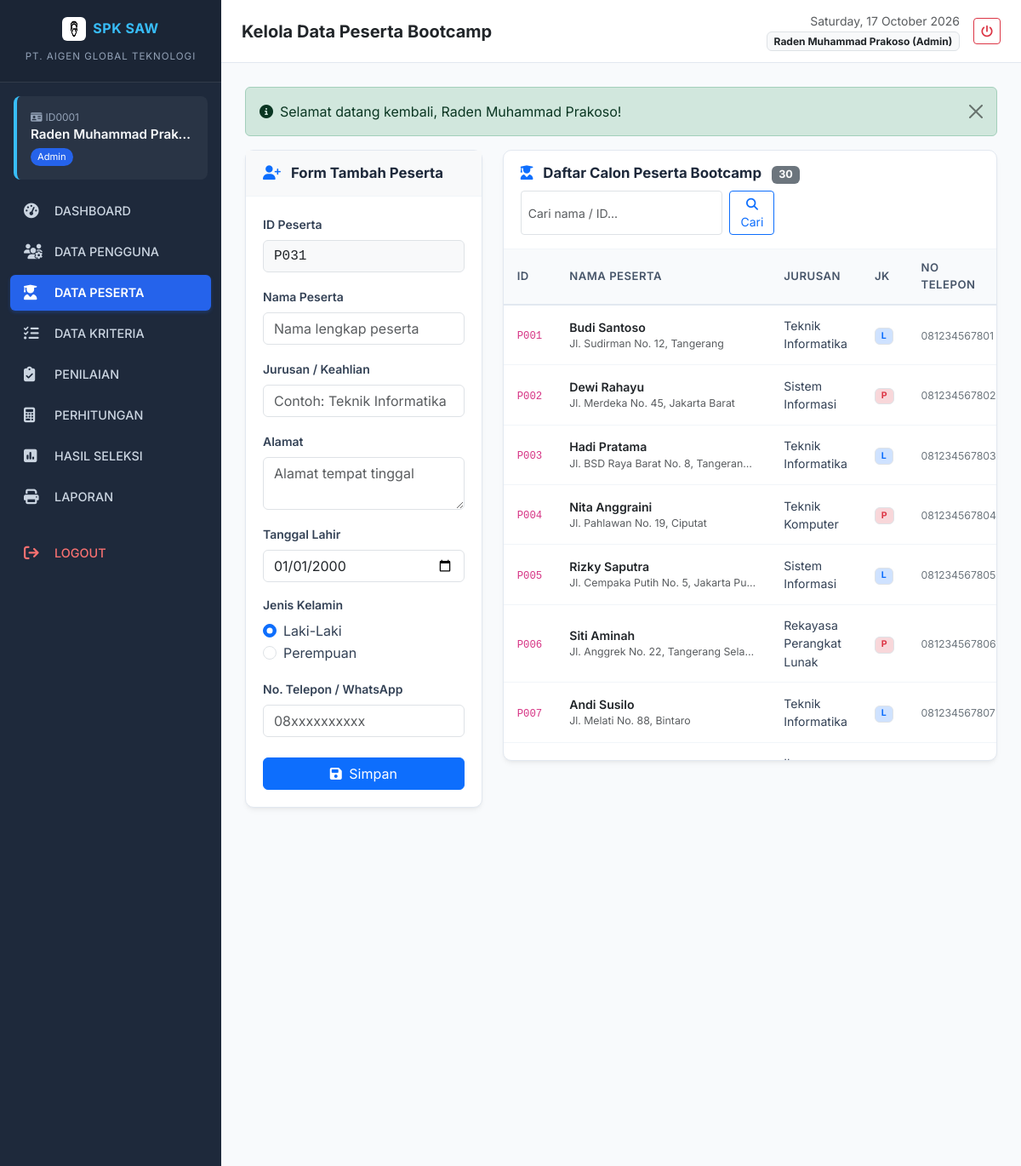
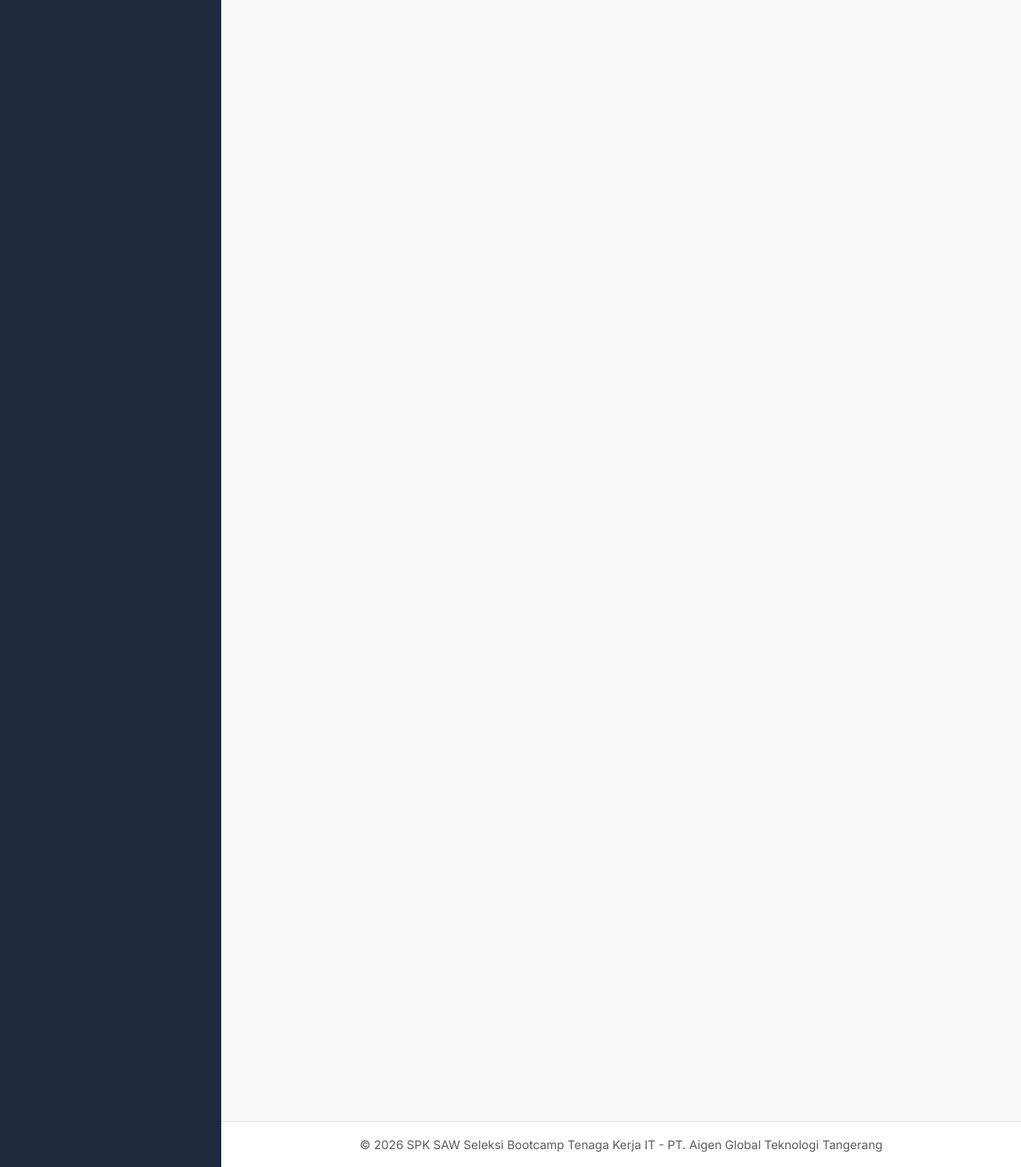
The page /peserta.php (signed in) on the database its author committed (2 pictures, top to bottom).
### tables this page shows
CREATE TABLE `peserta` (
  `id_peserta` varchar(20) NOT NULL,
  `nama_peserta` varchar(100) NOT NULL,
  `jurusan` varchar(100) NOT NULL,
  `alamat` text NOT NULL,
  `tanggal_lahir` date NOT NULL,
  `jenis_kelamin` enum('Laki-Laki','Perempuan') NOT NULL,
  `no_telepon` varchar(25) NOT NULL,
  PRIMARY KEY (`id_peserta`)
);

### config/database.php (called while the page is built, shortened)
<?php
$db_host = 'localhost';
$db_user = 'root';
$db_pass = '';
$db_name = 'spk_saw_aigen';
try {
    $conn = new mysqli($db_host, $db_user, $db_pass, $db_name);
    if ($conn->connect_error) {
        $db_connected = false;
        $db_error = $conn->connect_error;
    } else {
        $db_connected = true;
        $conn->set_charset("utf8mb4");
    }
} catch (Exception $e) {
    $db_connected = false;
    $db_error = $e->getMessage();
}
function query($sql) {
    global $conn, $db_connected;
    $result = $conn->query($sql);
    $rows = [];
    while ($row = $result->fetch_assoc()) {
        $rows[] = $row;
    }
    return $rows;
}
?>

### peserta.php (the view, shortened to what this page needs)
<?php
require_once __DIR__ . '/config/database.php';
$edit_data = null;
$search = trim($_GET['search'] ?? '');
if (!$edit_data) {
    $last = query("SELECT id_peserta FROM peserta ORDER BY id_peserta DESC LIMIT 1");
    $next_num = 1;
    if (!empty($last)) {
        $num = (int) preg_replace('/[^0-9]/', '', $last[0]['id_peserta']);
        $next_num = $num + 1;
    }
    $auto_id = 'P' . str_pad($next_num, 3, '0', STR_PAD_LEFT);
}
$where = "";
$list_peserta = query("SELECT * FROM peserta $where ORDER BY id_peserta ASC");
require_once __DIR__ . '/includes/header.php';
require_once __DIR__ . '/includes/sidebar.php';
require_once __DIR__ . '/includes/navbar.php';
?>
<div class="row">
    <div class="col-lg-4 mb-4">
        <div class="card-custom">
            <div class="card-header bg-light">
                <h5 class="fw-bold">
                    <i class="fa-solid fa-<?= $edit_data ? 'pen-to-square text-warning' : 'user-plus text-primary' ?> me-2"></i>
                    <?= $edit_data ? 'Form Edit Peserta' : 'Form Tambah Peserta' ?>
                </h5>
            </div>
            <div class="card-body">
                <form method="POST" action="peserta.php">
                    <div class="mb-3">
                        <label class="form-label small fw-semibold">ID Peserta</label>
                        <input type="text" name="id_peserta" class="form-control font-monospace bg-light" value="<?= htmlspecialchars($edit_data['id_peserta'] ?? $auto_id) ?>" required <?= $edit_data ? 'readonly' : '' ?>>
                    </div>
                    <div class="mb-3">
                        <label class="form-label small fw-semibold">Nama Peserta</label>
                        <input type="text" name="nama_peserta" class="form-control" placeholder="Nama lengkap peserta" required value="<?= htmlspecialchars($edit_data['nama_peserta'] ?? '') ?>">
                    </div>
                    <div class="mb-3">
                        <label class="form-label small fw-semibold">Jurusan / Keahlian</label>
                        <input type="text" name="jurusan" class="form-control" placeholder="Contoh: Teknik Informatika" required value="<?= htmlspecialchars($edit_data['jurusan'] ?? '') ?>">
                    </div>
                    <div class="mb-3">
                        <label class="form-label small fw-semibold">Alamat</label>
                        <textarea name="alamat" class="form-control" rows="2" placeholder="Alamat tempat tinggal" required><?= htmlspecialchars($edit_data['alamat'] ?? '') ?></textarea>
                    </div>
                    <div class="mb-3">
                        <label class="form-label small fw-semibold">Tanggal Lahir</label>
                        <input type="date" name="tanggal_lahir" class="form-control" required value="<?= htmlspecialchars($edit_data['tanggal_lahir'] ?? '2000-01-01') ?>">
                    </div>
                    <div class="mb-3">
                        <label class="form-label small fw-semibold d-block">Jenis Kelamin</label>
                        <div class="form-check form-check-inline">
                            <input class="form-check-input" type="radio" name="jenis_kelamin" id="jkL" value="Laki-Laki" <?= (!isset($edit_data) || $edit_data['jenis_kelamin'] === 'Laki-Laki') ? 'checked' : '' ?>>
                            <label class="form-check-label" for="jkL">Laki-Laki</label>
                        </div>
                        <div class="form-check form-check-inline">
                            <input class="form-check-input" type="radio" name="jenis_kelamin" id="jkP" value="Perempuan" <?= (isset($edit_data) && $edit_data['jenis_kelamin'] === 'Perempuan') ? 'checked' : '' ?>>
                            <label class="form-check-label" for="jkP">Perempuan</label>
                        </div>
                    </div>
                    <div class="mb-4">
                        <label class="form-label small fw-semibold">No. Telepon / WhatsApp</label>
                        <input type="text" name="no_telepon" class="form-control" placeholder="08xxxxxxxxxx" required value="<?= htmlspecialchars($edit_data['no_telepon'] ?? '') ?>">
                    </div>
                    <div class="d-flex gap-2">
                        <button type="submit" class="btn btn-primary flex-grow-1">
                            <i class="fa-solid fa-floppy-disk me-1"></i> <?= $edit_data ? 'Ubah' : 'Simpan' ?>
                        </button>
                    </div>
                </form>
            </div>
        </div>
    </div>
    <div class="col-lg-8">
        <div class="card-custom">
            <div class="card-header d-flex flex-wrap align-items-center justify-content-between gap-2">
                <h5 class="fw-bold mb-0">
                    <i class="fa-solid fa-user-graduate text-primary me-2"></i>
                    Daftar Calon Peserta Bootcamp
                    <span class="badge bg-secondary ms-2"><?= count($list_peserta) ?></span>
                </h5>
                <form method="GET" class="d-flex gap-2" style="max-width: 320px;">
                    <input type="text" name="search" class="form-control form-control-sm" placeholder="Cari nama / ID..." value="<?= htmlspecialchars($search) ?>">
                    <button type="submit" class="btn btn-sm btn-outline-primary"><i class="fa-solid fa-magnifying-glass"></i> Cari</button>
                </form>
            </div>
            <div class="card-body p-0">
                <div class="table-responsive" style="max-height: 600px; overflow-y: auto;">
                    <table class="table-custom mb-0">
                        <thead>
                            <tr>
                                <th width="80">ID</th>
                                <th>NAMA PESERTA</th>
                                <th>JURUSAN</th>
                                <th>JK</th>
                                <th>NO TELEPON</th>
                            </tr>
                        </thead>
                        <tbody>
                            <?php if (!empty($list_peserta)): ?>
                                <?php foreach ($list_peserta as $p): ?>
                                    <tr>
                                        <td><code><?= htmlspecialchars($p['id_peserta']) ?></code></td>
                                        <td>
                                            <div class="fw-semibold text-dark"><?= htmlspecialchars($p['nama_peserta']) ?></div>
                                            <small class="text-muted d-block text-truncate" style="max-width: 220px;" title="<?= htmlspecialchars($p['alamat']) ?>">
                                                <?= htmlspecialchars($p['alamat']) ?>
                                            </small>
                                        </td>
                                        <td><?= htmlspecialchars($p['jurusan']) ?></td>
                                        <td>
                                            <span class="badge <?= $p['jenis_kelamin'] === 'Laki-Laki' ? 'bg-primary-subtle text-primary' : 'bg-danger-subtle text-danger' ?> border">
                                                <?= $p['jenis_kelamin'] === 'Laki-Laki' ? 'L' : 'P' ?>
                                            </span>
                                        </td>
                                        <td><small class="text-secondary"><?= htmlspecialchars($p['no_telepon']) ?></small></td>
                                    </tr>
                                <?php endforeach; ?>
                            <?php else: ?>
                                <tr>
                                    <td colspan="6" class="text-center py-4 text-muted">Data peserta tidak ditemukan.</td>
                                </tr>
                            <?php endif; ?>
                        </tbody>
                    </table>
                </div>
            </div>
        </div>
    </div>
</div>
<?php require_once __DIR__ . '/includes/footer.php'; ?>

### assets/css/style.css (style rules this page uses)
:root { --primary-color: #0d6efd; --primary-hover: #0b5ed7; --sidebar-bg: #1e293b; --sidebar-hover: #334155; --sidebar-active: #2563eb; --body-bg: #f8fafc; --card-shadow: 0 4px 6px -1px rgba(0, 0, 0, 0.05), 0 2px 4px -2px rgba(0, 0, 0, 0.05); }
body { font-family: 'Inter', -apple-system, BlinkMacSystemFont, "Segoe UI", Roboto, sans-serif; background-color: var(--body-bg); color: #334155; }
.card-custom { background: #ffffff; border-radius: 10px; border: 1px solid #e2e8f0; box-shadow: var(--card-shadow); margin-bottom: 1.5rem; }
.card-custom .card-header { background: transparent; border-bottom: 1px solid #f1f5f9; padding: 1rem 1.25rem; display: flex; align-items: center; justify-content: space-between; }
.card-custom .card-header h5 { margin: 0; font-size: 1.05rem; font-weight: 600; color: #1e293b; }
.card-custom .card-body { padding: 1.25rem; }
.table-custom { width: 100%; border-collapse: separate; border-spacing: 0; }
.table-custom th { background-color: #f8fafc; color: #475569; font-weight: 600; font-size: 0.82rem; text-transform: uppercase; letter-spacing: 0.5px; padding: 0.75rem 1rem; border-bottom: 2px solid #e2e8f0; }
.table-custom td { padding: 0.85rem 1rem; font-size: 0.88rem; vertical-align: middle; border-bottom: 1px solid #f1f5f9; }

### rows shown on the page
peserta: id_peserta "P031"
peserta: id_peserta "P001", nama_peserta "Budi Santoso", alamat "Jl. Sudirman No. 12, Tangerang", jurusan "Teknik Informatika", jenis_kelamin "L", no_telepon "081234567801"
peserta: id_peserta "P002", nama_peserta "Dewi Rahayu", alamat "Jl. Merdeka No. 45, Jakarta Barat", jurusan "Sistem Informasi", jenis_kelamin "P", no_telepon "081234567802"
peserta: id_peserta "P003", nama_peserta "Hadi Pratama", alamat "Jl. BSD Raya Barat No. 8, Tangeran…", jurusan "Teknik Informatika", jenis_kelamin "L", no_telepon "081234567803"
peserta: id_peserta "P004", nama_peserta "Nita Anggraini", alamat "Jl. Pahlawan No. 19, Ciputat", jurusan "Teknik Komputer", jenis_kelamin "P", no_telepon "081234567804"
peserta: id_peserta "P005", nama_peserta "Rizky Saputra", alamat "Jl. Cempaka Putih No. 5, Jakarta Pu…", jurusan "Sistem Informasi", jenis_kelamin "L", no_telepon "081234567805"
peserta: id_peserta "P006", nama_peserta "Siti Aminah", alamat "Jl. Anggrek No. 22, Tangerang Sela…", jurusan "Rekayasa Perangkat Lunak", jenis_kelamin "P", no_telepon "081234567806"
peserta: id_peserta "P007", nama_peserta "Andi Susilo", alamat "Jl. Melati No. 88, Bintaro", jurusan "Teknik Informatika", jenis_kelamin "L", no_telepon "081234567807"

### other values the page prints
$user_id "ID0001"
$user_name "Raden Muhammad Prak…"
$user_role "Admin"
$page_heading "Kelola Data Peserta Bootcamp"
$_SESSION['user_name'] "Raden Muhammad Prakoso"
$_SESSION['user_role'] "Admin"
$flash['message'] "Selamat datang kembali, Raden Muhammad Prakoso!"
count($list_peserta) "30"
